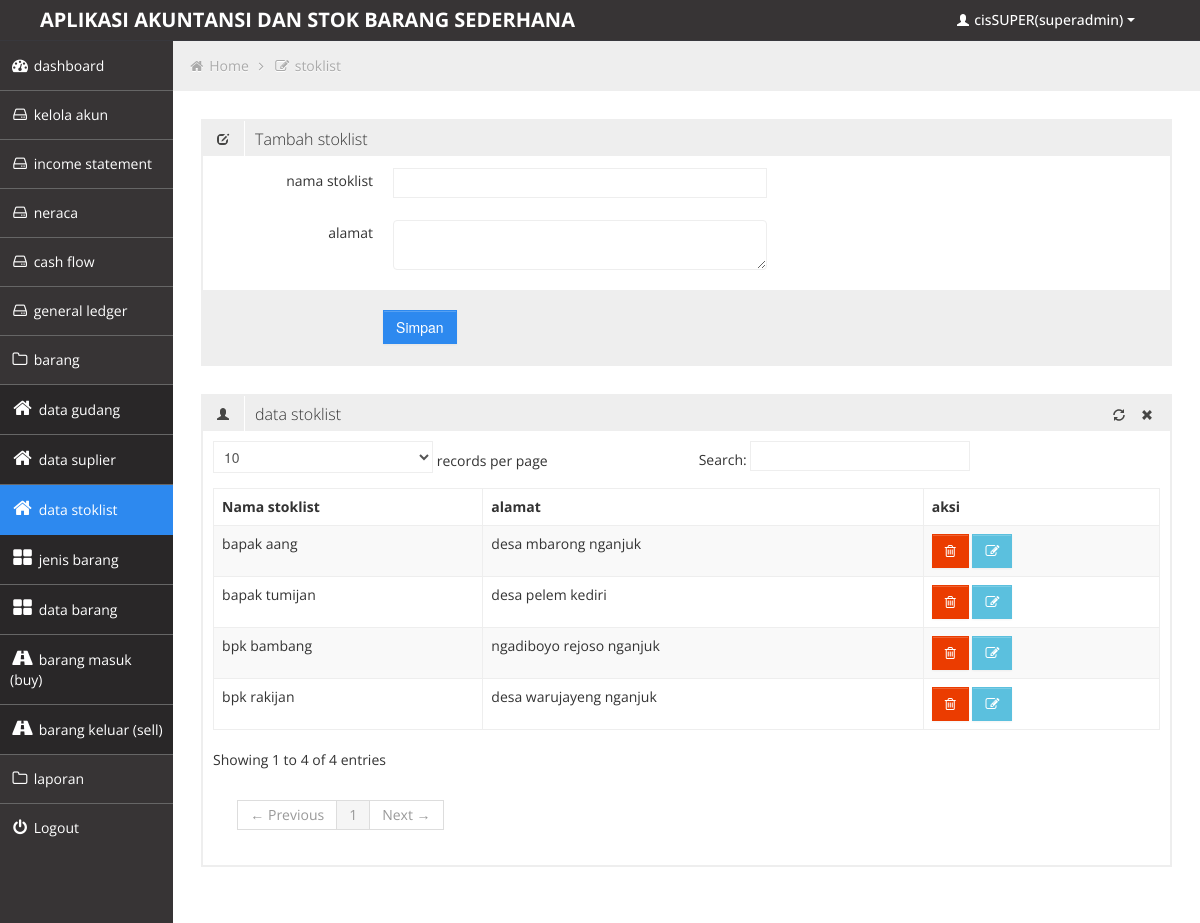
/admin/media.php?module=stoklist&acc=view (signed in), run on the app's committed database.
### tables this page shows
CREATE TABLE IF NOT EXISTS `stoklist` (
  `id_stoklist` int(11) NOT NULL AUTO_INCREMENT,
  `nama_stoklist` varchar(122) NOT NULL,
  `alamat` varchar(122) NOT NULL,
  `telpon` varchar(122) NOT NULL,
  PRIMARY KEY (`id_stoklist`)
);

### admin/modul/stoklist/stoklist.php (the view, shortened to what this page needs)
<?php
				if ($_GET[module]=='stoklist' && $_GET[acc] == 'view')
					{
					?>
				<div class="row-fluid sortable">
				<div class="box span12">
					<div class="box-header" data-original-title>
						<h2><i class="halflings-icon edit"></i><span class="break"></span>Tambah stoklist</h2>
					</div>
					<div class="box-content">
						<form class="form-horizontal"  action="<?php echo $PHP_SELF ?> " method="post" enctype="multipart/form-data">
						  <fieldset>
							<div class="control-group">
							  <label class="control-label" for="typeahead">nama stoklist </label>
							  <div class="controls">
								<input name="nama_stoklist" type="text" class="span6 typeahead" id="typeahead"  >
							  </div>
							</div>
							<div class="control-group">
							  <label class="control-label" for="typeahead">alamat</label>
							  <div class="controls">
								<textarea name="alamat" type="text" class="span6 typeahead" id="typeahead"  ></textarea>
							  </div>
							</div>
							<div class="form-actions">
							  <input type="submit" name="submit"class="btn btn-primary" value=" Simpan " >
							</div>
						  </fieldset>
						</form>
					</div>
				</div>
				</div>
				<?php
				}
				if ($_GET[module]=='stoklist' && $_GET[acc] == 'view' )
				{
				?>
				<div class="row-fluid sortable">
				<div class="box span12">
					<div class="box-header" data-original-title>
						<h2><i class="halflings-icon user"></i><span class="break"></span>data stoklist </h2>
						<div class="box-icon">
						    <a href="media.php?module=stoklist" class=""><i class="halflings-icon refresh"></i></a>
							<a href="#" class="btn-close"><i class="halflings-icon remove"></i></a>
						</div>
					</div>
					<div class="box-content">
						<table class="table table-striped table-bordered bootstrap-datatable datatable">
						  <thead>
							  <tr>
								  <th>Nama stoklist </th>
								  <th>alamat</th>
								  <th>aksi </th>
							  </tr>
						  </thead>
						  <tbody>
						  <?php
						  $d=mysql_query("select * from stoklist ");
						  while ($r=mysql_fetch_array($d))
						  {
						  ?>
							<tr>
								<td class="center"><?php echo "$r[nama_stoklist]";?></td>
								<td class="center"><?php echo "$r[alamat]";?></td>
								<td class="center"><a class="btn btn-danger" href="modul/stoklist/dellstoklist.php?id=<?php echo "$r[id_stoklist]";?>"><i class="icon-trash"></i></a>
								<a class="btn btn-info" href="media.php?module=stoklist&acc=edit&id=<?php echo "$r[id_stoklist]";?>"><i class="icon-edit"></i></a>
								</td>
							</tr>
							<?php
							}
							?>
						  </tbody>
					  </table>
					</div>
				</div>
				</div>
					<?php
					}
					?>

### admin/css/style.css (style rules this page uses)
body { background: #F5F5F5; color: #333; border: none; font-family: 'Open Sans', sans-serif; font-weight: 400; }
a { color: #646464; }
h2 { font-size: 16px; line-height: 16px; }
.box { border: 2px solid #eee; background: #fff !important; margin-bottom: 28px; }
.box-header { height: 16px; font-size: 16px; line-height: 16px; padding: 10px; background: #eee; -webkit-box-shadow: none; -moz-box-shadow: none; box-shadow: none; overflow: hidden; }
.box-header h2 { float:left; margin-top: 0px; font-weight: 300; }
.box-header h2 i { margin: 0px 3px 0px 4px; opacity: .8; filter: alpha(opacity=80); -ms-filter:"progid:DXImageTransform.Microsoft.Alpha(Opacity=80)"; }
.box-header .box-icon { float:right; margin-top: 1px; }
.box-header .box-icon i { -webkit-transition: all 0.1s ease-in-out; -moz-transition: all 0.1s ease-in-out; -o-transition: all 0.1s ease-in-out; -ms-transition: all 0.1s ease-in-out; transition: all 0.1s ease-in-out; opacity: .8; filter: alpha(opacity=80); -ms-filter:"progid:DXImageTransform.Microsoft.Alpha(Opacity=80)"; }
.box-header .box-icon a { margin: 0px 5px; }
.box-content { position: relative; z-index: 50; margin-top: -1px; padding: 10px; background: #fff !important; }
.form-actions { padding: 19px 20px 20px; margin: 20px -10px -30px -10px; background-color: #eee; border-top: 1px solid #eee; *zoom: 1; }
.form-actions:before, .form-actions:after { display: table; line-height: 0; content: ""; }
.form-actions:after { clear: both; }
.btn { display: inline-block; padding: 6px 12px; margin-bottom: 0; font-size: 14px; font-weight: 500; line-height: 20px; text-align: center; white-space: nowrap; vertical-align: middle; cursor: pointer; border: 1px solid #a7a9aa; -webkit-border-radius: 0px !important; border-radius: 0px !important; }
.btn i { margin-top: 2px; }
.btn { color: #ffffff; background-color: #a7a9aa; border-color: #a7a9aa; background-image: none; filter: none; text-shadow: none; }
.btn-primary { background-color: #2D89EF; border-color: #2D89EF; }
.btn-danger { background-color: #EB3C00; border-color: #EB3C00; }
.btn-info { background-color: #5bc0de; border-color: #5bc0de; }
.table th, .table td { border-top: 1px solid #eee; }
.table-bordered { border-color: #eee; -webkit-border-radius: 0px !important; -moz-border-radius: 0px !important; border-radius: 0px !important; }
.table-bordered th, .table-bordered td { border-left: 1px solid #eee; }
.table-bordered thead:first-child tr:first-child > th:first-child, .table-bordered tbody:first-child tr:first-child > td:first-child, .table-bordered tbody:first-child tr:first-child > th:first-child { -webkit-border-radius: 0px !important; -moz-border-radius: 0px !important; border-radius: 0px !important; }
.table-bordered thead:first-child tr:first-child > th:last-child, .table-bordered tbody:first-child tr:first-child > td:last-child, .table-bordered tbody:first-child tr:first-child > th:last-child { -webkit-border-radius: 0px !important; -moz-border-radius: 0px !important; border-radius: 0px !important; }
.table-bordered thead:last-child tr:last-child > th:first-child, .table-bordered tbody:last-child tr:last-child > td:first-child, .table-bordered tbody:last-child tr:last-child > th:first-child, .table-bordered tfoot:last-child tr:last-child > td:first-child, .table-bordered tfoot:last-child tr:last-child > th:first-child { -webkit-border-radius: 0px !important; -moz-border-radius: 0px !important; border-radius: 0px !important; }
.table-bordered thead:last-child tr:last-child > th:last-child, .table-bordered tbody:last-child tr:last-child > td:last-child, .table-bordered tbody:last-child tr:last-child > th:last-child, .table-bordered tfoot:last-child tr:last-child > td:last-child, .table-bordered tfoot:last-child tr:last-child > th:last-child { -webkit-border-radius: 0px !important; -moz-border-radius: 0px !important; border-radius: 0px !important; }

### admin/css/halflings.css (style rules this page uses)
html, html .halflings { -webkit-font-smoothing: antialiased !important; }
.halflings-icon { display: inline-block; width: 14px; height: 14px; line-height: 14px; vertical-align: text-top; background-image: url(../img/glyphicons_halflings.svg); background-position: 0 0; background-repeat: no-repeat; vertical-align: top; *display: inline; *zoom: 1; *margin-right: .3em; }
.halflings-icon.user { background-position: -168px 0; }
.halflings-icon.remove { background-position: -312px 0; }
.halflings-icon.refresh { background-position: -240px -24px; }
.halflings-icon.edit { background-position: -96px -72px; }

### data on the page
stoklist: nama_stoklist "bpk bambang", alamat "ngadiboyo rejoso nganjuk"
stoklist: nama_stoklist "bpk rakijan", alamat "desa warujayeng nganjuk"
stoklist: nama_stoklist "bapak tumijan", alamat "desa pelem kediri"
stoklist: nama_stoklist "bapak aang", alamat "desa mbarong nganjuk"

### other printed values
$_SESSION[namalengkap] "cisSUPER"
$_SESSION[level] "superadmin"
$_GET[module] "stoklist"
